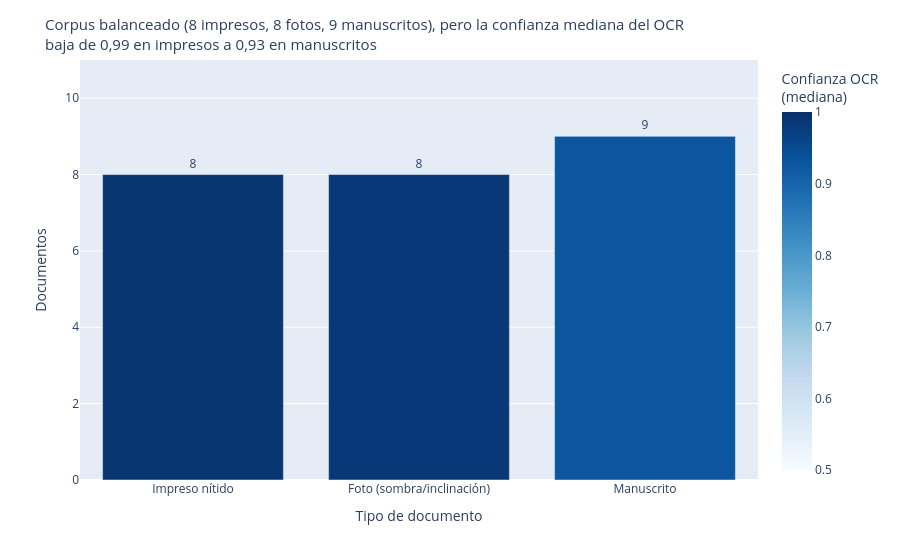

The notebook cell this image was saved under:
### Code cell
por_tipo = (ocr_ok.groupby("tipo_es", as_index=False)
            .agg(documentos=("id", "size"), confianza=("confianza_media", "median"), caracteres=("caracteres", "median")))
def es(x, d=2):
    return f"{x:.{d}f}".replace(".", ",")
conf = por_tipo.set_index("tipo_es")["confianza"]
titulo1 = (f"Corpus balanceado (8 impresos, 8 fotos, 9 manuscritos), pero la confianza mediana del OCR<br>"
           f"baja de {es(conf['Impreso nítido'])} en impresos a {es(conf['Manuscrito'])} en manuscritos")
fig1 = px.bar(por_tipo, x="tipo_es", y="documentos", color="confianza", text="documentos",
              color_continuous_scale="Blues", range_color=(0.5, 1.0),
              category_orders={"tipo_es": ["Impreso nítido", "Foto (sombra/inclinación)", "Manuscrito"]},
              hover_data={"caracteres": ":.0f", "confianza": ":.2f"},
              labels={"tipo_es": "Tipo de documento", "documentos": "Documentos", "confianza": "Confianza OCR<br>(mediana)",
                      "caracteres": "Caracteres (mediana)"})
fig1.update_traces(textposition="outside")
fig1.update_layout(yaxis_range=[0, 11], title={"text": titulo1, "font": {"size": 15}})
fig1.show()

### Figure 1 — Plotly figure (JSON) as saved in the notebook; plotly's stock layout.template omitted (floating-point values rounded to 4 significant figures)
{"data": [{"customdata": [[132.5, 0.985], [1450.0, 0.9895], [103.0, 0.928]], "hovertemplate": "Tipo de documento=%{x}<br>Documentos=%{text}<br>Caracteres (mediana)=%{customdata[0]:.0f}<br>Confianza OCR<br>(mediana)=%{marker.color:.2f}<extra></extra>", "legendgroup": "", "marker": {"color": [0.985, 0.9895, 0.928], "coloraxis": "coloraxis", "pattern": {"shape": ""}}, "name": "", "orientation": "v", "showlegend": false, "text": [8.0, 8.0, 9.0], "textposition": "outside", "type": "bar", "x": ["Foto (sombra/inclinación)", "Impreso nítido", "Manuscrito"], "xaxis": "x", "y": [8, 8, 9], "yaxis": "y"}], "layout": {"barmode": "relative", "coloraxis": {"autocolorscale": false, "cmax": 1.0, "cmin": 0.5, "colorbar": {"title": {"text": "Confianza OCR<br>(mediana)"}}, "colorscale": [[0.0, "rgb(247,251,255)"], [0.125, "rgb(222,235,247)"], [0.25, "rgb(198,219,239)"], [0.375, "rgb(158,202,225)"], [0.5, "rgb(107,174,214)"], [0.625, "rgb(66,146,198)"], [0.75, "rgb(33,113,181)"], [0.875, "rgb(8,81,156)"], [1.0, "rgb(8,48,107)"]]}, "legend": {"tracegroupgap": 0}, "margin": {"t": 60}, "title": {"font": {"size": 15}, "text": "Corpus balanceado (8 impresos, 8 fotos, 9 manuscritos), pero la confianza mediana del OCR<br>baja de 0,99 en impresos a 0,93 en manuscritos"}, "xaxis": {"anchor": "y", "categoryarray": ["Impreso nítido", "Foto (sombra/inclinación)", "Manuscrito"], "categoryorder": "array", "domain": [0.0, 1.0], "title": {"text": "Tipo de documento"}}, "yaxis": {"anchor": "x", "domain": [0.0, 1.0], "range": [0, 11], "title": {"text": "Documentos"}}}}
